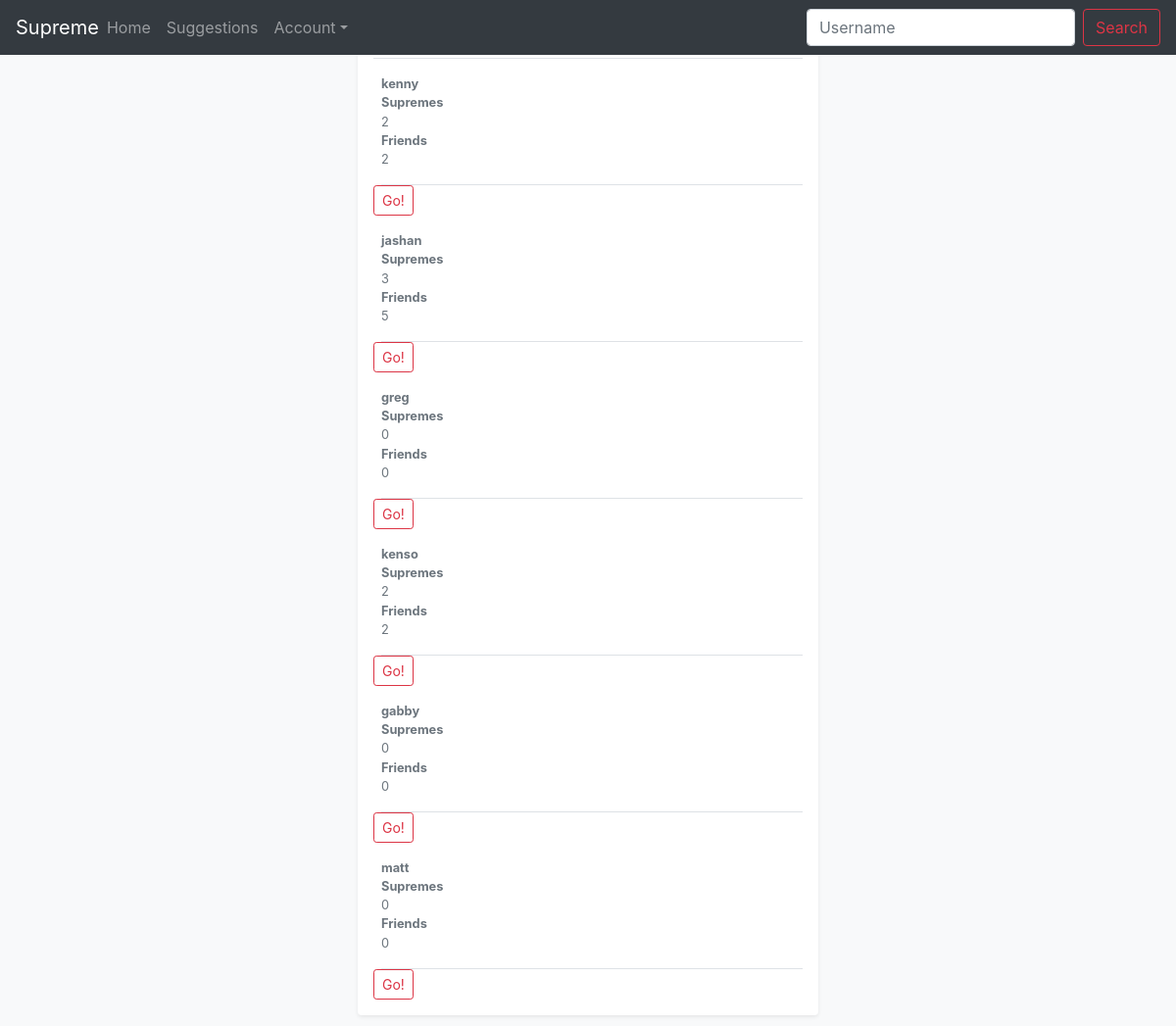
The app's page /suggestion (signed in), older data.
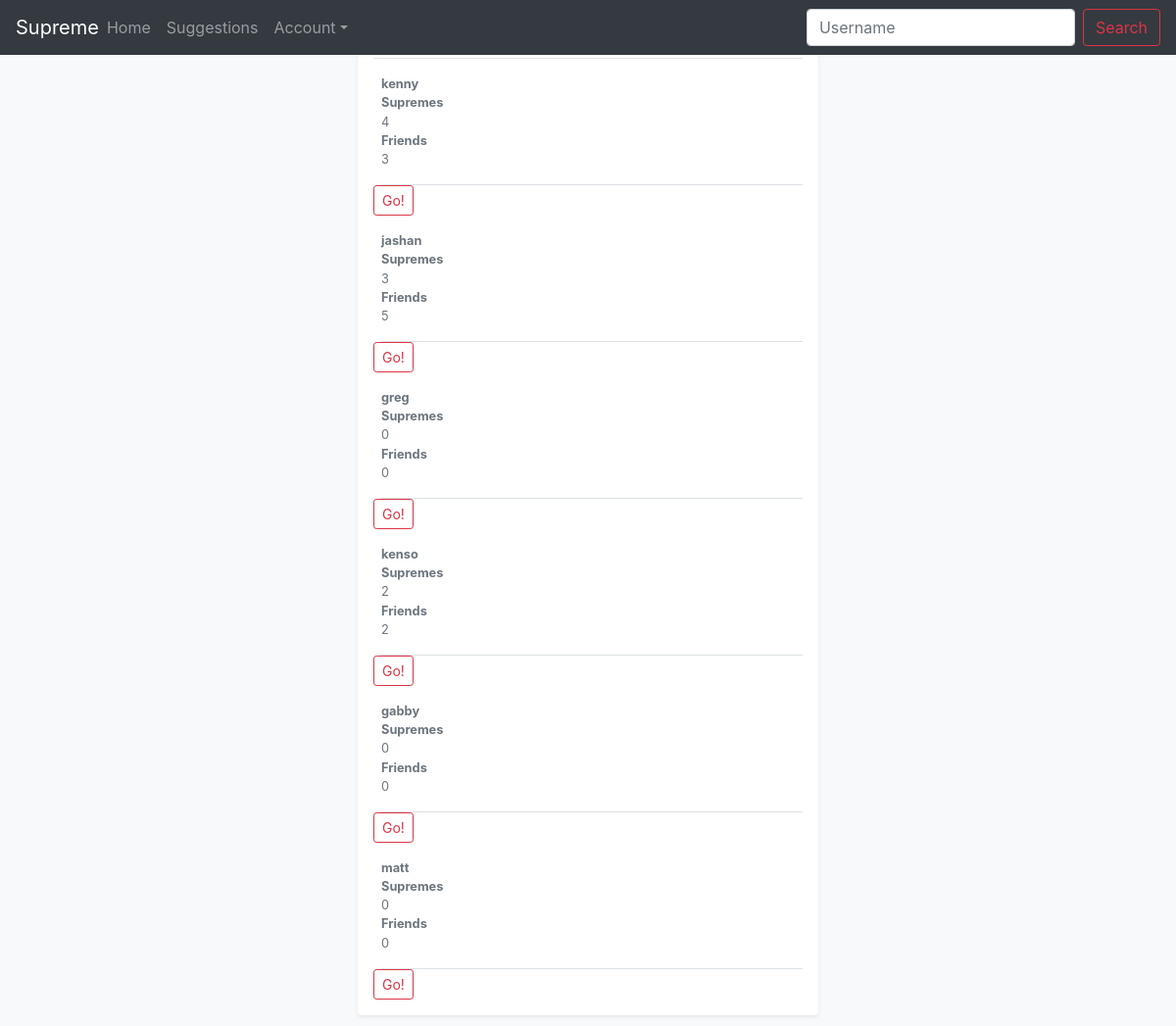
The same page, newer data.
### tables this page shows
CREATE TABLE users(
                pk INTEGER PRIMARY KEY AUTOINCREMENT
            , user_id VARCHAR, password VARCHAR, num_tweet INTEGER);

### src/controller/public.py (the view, shortened to what this page needs)
@controller.route('/suggestion',methods=['GET','POST'])
def suggestion():
    if request.method == 'GET':
        a = model.suggest_friend()
        b = []
        c = []
        y = model.find_all_friend(session['user_id'])
        for _ in y:
            c.append(_[1])
        for x in a:
            if session['user_id'] != x[0]:
                if x[0] not in c:
                    num_tweet = model.find_num_tweet(x[0])
                    num_friend = len(model.find_all_friend(x[0]))
                    alllist = [x[0],num_tweet,num_friend]
                    b.append(alllist)
        return render_template('authorized/suggestion.html', suggestions=b)

### src/mappers/sqlite.py (called while the page is built)
    def __enter__(self):
        return self

    def __exit__(self,exception_type,exception_value,exception_traceback):
        if self.connection:
            if self.cursor:
                self.cursor.close()
            self.connection.commit()
            self.connection.close()

    def find_num_tweet(self,_user_id):
        self.cursor.execute(
            '''SELECT num_tweet FROM users
                WHERE user_id = '{user_id}';
            '''.format(
                user_id=_user_id
            )
        )
        num_tweet = self.cursor.fetchone()[0]
        return num_tweet

    def find_all_friend(self,_user_id):
        self.cursor.execute(
            '''SELECT * From {user_id};
            '''.format(
                user_id=_user_id
            )
        )
        num_friend = self.cursor.fetchall()
        return num_friend

    def sug_friend(self):
        self.cursor.execute(
            '''SELECT user_id FROM users;
            '''
        )
        sug_fri = self.cursor.fetchall()
        return sug_fri

### src/models/model.py (called while the page is built)
def find_num_tweet(user_id):
    with Database(database) as db:
        return db.find_num_tweet(user_id)

### src/templates/authorized/suggestion.html (shortened to what this page needs)
{% extends 'structure1.html' %}
{% block viewport %}
      <main role="main" class="container ml-6 col-lg-5">
        <div class="my-3 p-3 bg-white rounded shadow-sm">
          <h6 class="border-bottom border-gray pb-2 mb-0">List of Supremer
          </h6>
            {% for name,num_tweet,num_friend in suggestions %}
                <div class="media text-muted pt-3">
                    <p class="media-body pb-3 mb-0 small lh-125 border-bottom border-gray">
                        <strong class="d-block text-gray-dark">{{ name }}</strong>
                        <strong class="d-block text-gray-dark">Supremes</strong>
                        {{ num_tweet }}
                        <strong class="d-block text-gray-dark">Friends</strong>
                        {{ num_friend }}
                    </p>
                </div>
                <form action='/suggestion' class="form-inline my-0 my-lg-0", method='POST'>
                    <button class="btn btn-outline-danger btn-sm" type="submit">Go!</button>
                </form>
            {% endfor %}
        </div>
      </main>
{% endblock viewport %}

Row changes from the older to the newer data that the page shows:
changed users "kenny": num_tweet "2" → "4"; num_friend "2" → "3"
